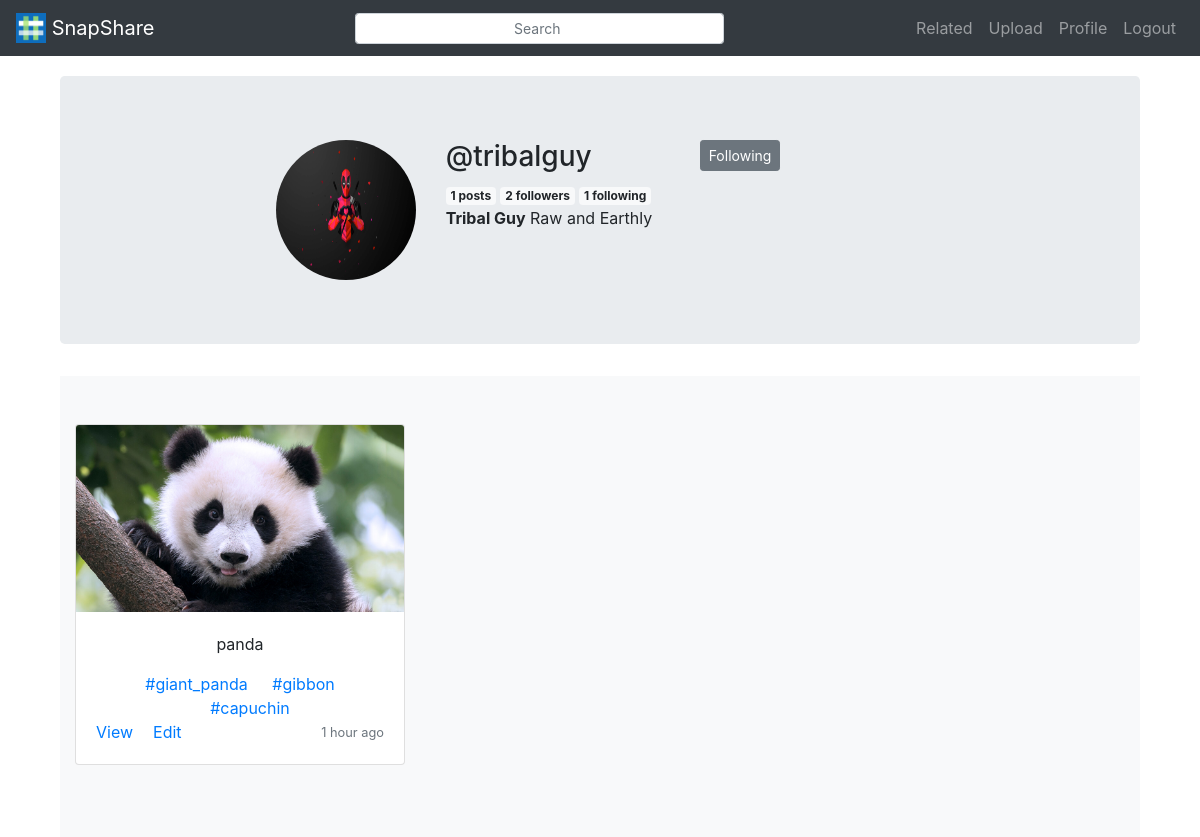
/accounts/profile/tribalguy/ (signed in), run on the app's committed database.
### accounts/models.py (models this page shows, shortened)
class Profile(models.Model):
	user = models.OneToOneField(User, on_delete=models.CASCADE)
	bio = models.CharField(max_length = 500, null=True, blank=True)
	profile_picture = models.ImageField(null=True, blank=True, upload_to=upload_location, default='/default_user_image.jpg')
	@property
	def get_full_name(self):
		return "{} {}".format(self.user.first_name, self.user.last_name)
	def check_connection(self, to_user):
		flag = Connection.objects.filter(from_user = self.user, to_user=to_user).count()
		return flag > 0
	def get_connections(self):
		connections = Connection.objects.filter(from_user=self.user)
		return connections
	def get_followers(self):
		followers = Connection.objects.filter(to_user=self.user)
		return followers
	def get_posts(self):
		posts = Post.objects.filter(user = self.user).order_by("-timestamp")
		return posts
	@property
	def connection_count(self):
		return self.get_connections().count()
	@property
	def follower_count(self):
		return self.get_followers().count()
	@property
	def post_count(self):
		return self.get_posts().count()

### posts/models.py (models this page shows, shortened)
class Post(models.Model):
	user = models.ForeignKey(User, on_delete=models.CASCADE, related_name='posts')
	caption = models.CharField(max_length = 100, blank=True, null=True)
	image = models.ImageField(upload_to=upload_location)
	timestamp = models.DateTimeField(auto_now_add=True)
	uuid = models.UUIDField(default=uuid.uuid4, editable=False, unique=True)
	@property
	def get_tags(self):
		tags = PostTagBridge.objects.filter(post = self)
		return [x.tag for x in tags]

class Tag(models.Model):
	text = models.CharField(max_length=100)
	def __str__(self):
		return "{}".format(self.text)

### accounts/views.py (the view)
# urls.py: path('profile/<str:username>/', Profile.as_view(), name="profile_url"),
class Profile(View):
	template_name = "accounts/profile.html"
	@method_decorator(login_required)
	def get(self, request, username, *args, **kwargs):
		try:
			user = User.objects.get(username=username)
			if user:
				posts = user.profile.get_posts()
				following_flag = request.user.profile.check_connection(user)
			else:
				following_flag = None
				posts = None
		except Exception as e:
			print(e)
			user = None
		return render(request, self.template_name, {"user" : user, "following_flag" : following_flag, "posts" : posts})

### accounts/templates/accounts/profile.html (shortened to what this page needs)
{% extends "SnapShare/base.html" %}
{% block content %}
<div class="container jumbotron-container">
	<div class="jumbotron">
		<div class="container">
			<div class="row justify-content-md-center">
				<div class="col-sm-2">
					<img src="{{user.profile.profile_picture.url}}" class="profile-image rounded-circle float-left" alt="Responsive image">
				</div>
				<div class="col-sm-6">
					<div class="row">
						<div class="col">
							<h3 class="display-6">@{{user.username}}</h3>
						</div>
						<div class="col">
							{% if user == request.user%}
							<button type="button" class="btn btn-info btn-sm" data-toggle="modal" data-target="#profileUpdateModal">Edit Profile</button>
							{% else%}
							<form id="follow-form">
								{% if following_flag %}
								<button id="follow-toggle" class="btn btn-secondary btn-sm">Following</button>
								{% else %}
								<button id="follow-toggle" class="btn btn-primary btn-sm">Follow</button>
								{% endif %}
							</form>
							{% endif %}
						</div>
					</div>
					<span class="badge badge-light">{{user.profile.post_count}} posts</span>
					<span class="badge badge-light">{{user.profile.follower_count}} followers</span>
					<span class="badge badge-light">{{user.profile.connection_count}} following</span>
					<p class="text-justify"><strong>{{user.profile.get_full_name}}</strong> {{user.profile.bio}}</p>
			</div>
		</div>
	</div>
</div>
<div class="album py-5 bg-light">
	<div class="container">
		<div class="row">
			{% for post in posts %}
			<div class="col-md-4">
				<div class="card mb-4 box-shadow">
					<img class="card-img-top" src="{{post.image.url}}" alt="Card image cap">
					<div class="card-body text-center">
						<p class="card-text">{{post.caption}}</p>
						<div class="col">
							{% for tag in post.get_tags %}
								<a href="/posts/tags/{{tag}}" class="card-link">#{{tag}}</a>
							{% endfor %}
						</div>
						<div class="d-flex justify-content-between align-items-center">
							<div class="btn-group">
								<a href="/posts/single/{{post.uuid}}" class="card-link">View</a>
								<a href="" class="card-link">Edit</a>
							</div>
							<small class="text-muted">{{post.timestamp | timesince}} ago</small>
						</div>
					</div>
				</div>
			</div>
			{% endfor %}
		</div>
	</div>
</div>
{% endblock %}

### accounts/static/accounts/css/profile.css (style rules this page uses)
.profile-image { height: 140px; width: 140px; }
.jumbotron-container { padding-top: 10px; }

### data on the page
Post: image (picture), caption "panda", timestamp "1 hour"
Tag: text "giant_panda"
Tag: text "gibbon"
Tag: text "capuchin"

### other printed values
{{ user.username }} "tribalguy"
{{ user.profile.post_count }} "1"
{{ user.profile.follower_count }} "2"
{{ user.profile.connection_count }} "1"
{{ user.profile.get_full_name }} "Tribal Guy"
{{ user.profile.bio }} "Raw and Earthly"
